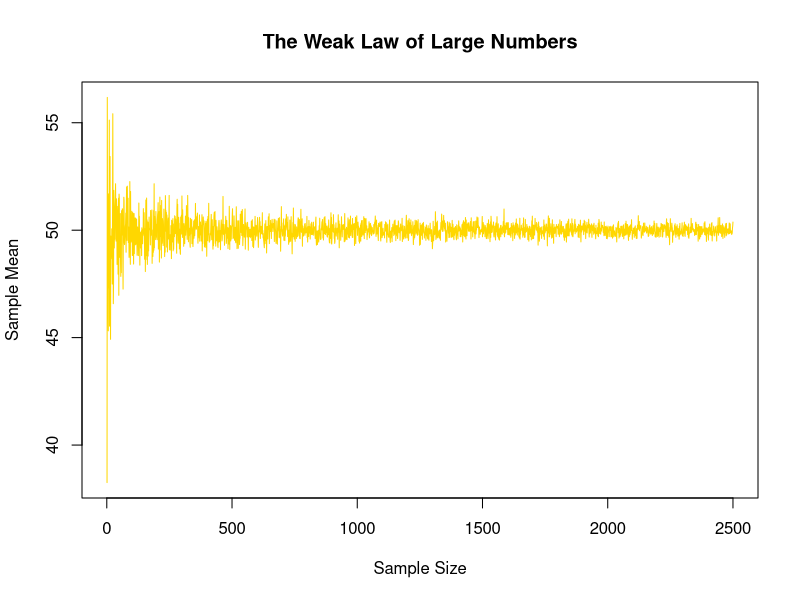

Recreate this plot in R.
## ---- chunk 1
convert_to_celsius = function(Fahrenheit) {
  Celsius = numeric(length(Fahrenheit))
  for (i in 1:length(Fahrenheit)) {
    Celsius[i] = (5/9) * (Fahrenheit[i] - 32)
  }
  return(Celsius)
}

F = c(37, 39, 46, 56, 66, 76, 82, 79, 72, 62, 51, 42)
C = convert_to_celsius(F)
df = data.frame(Fahrenheit = F, Celsius = C)
df

## ---- chunk 2
My_sum = function(x) {
  sum=0
  for (i in 1:length(x)) {
    sum = sum + x[i]
  }
  return(sum)
}

x = c(2, 4, 6, 8)
My_sum(x)

## ---- chunk 3
product = function(y) {
  product= 1
  for (i in 1:length(y)) {
    product = product * y[i]
  }
  return(product)
}

product(x)


## ---- chunk 4
Product1 = function(n) {
  integer = 1
  for (i in 1:n) {
    integer = integer * i
  }
  return(integer)
}

n = 15
Product1(n)


## ---- chunk 5

sample_means_plot = function(population, N) {
  
  sample_means = numeric(N)
  
  
  for (n in 1:N) {
    
    sample = sample(population, n, replace = TRUE)

    sample_means[n] = mean(sample)
  }
  
  plot(1:N, sample_means, type = "l", xlab = "Sample Size", ylab = "Sample Mean",
       main = "The Weak Law of Large Numbers", col="gold")
}

population = rnorm(250000, mean = 50, sd = 10)
sample_means_plot(population, N = 2500)

